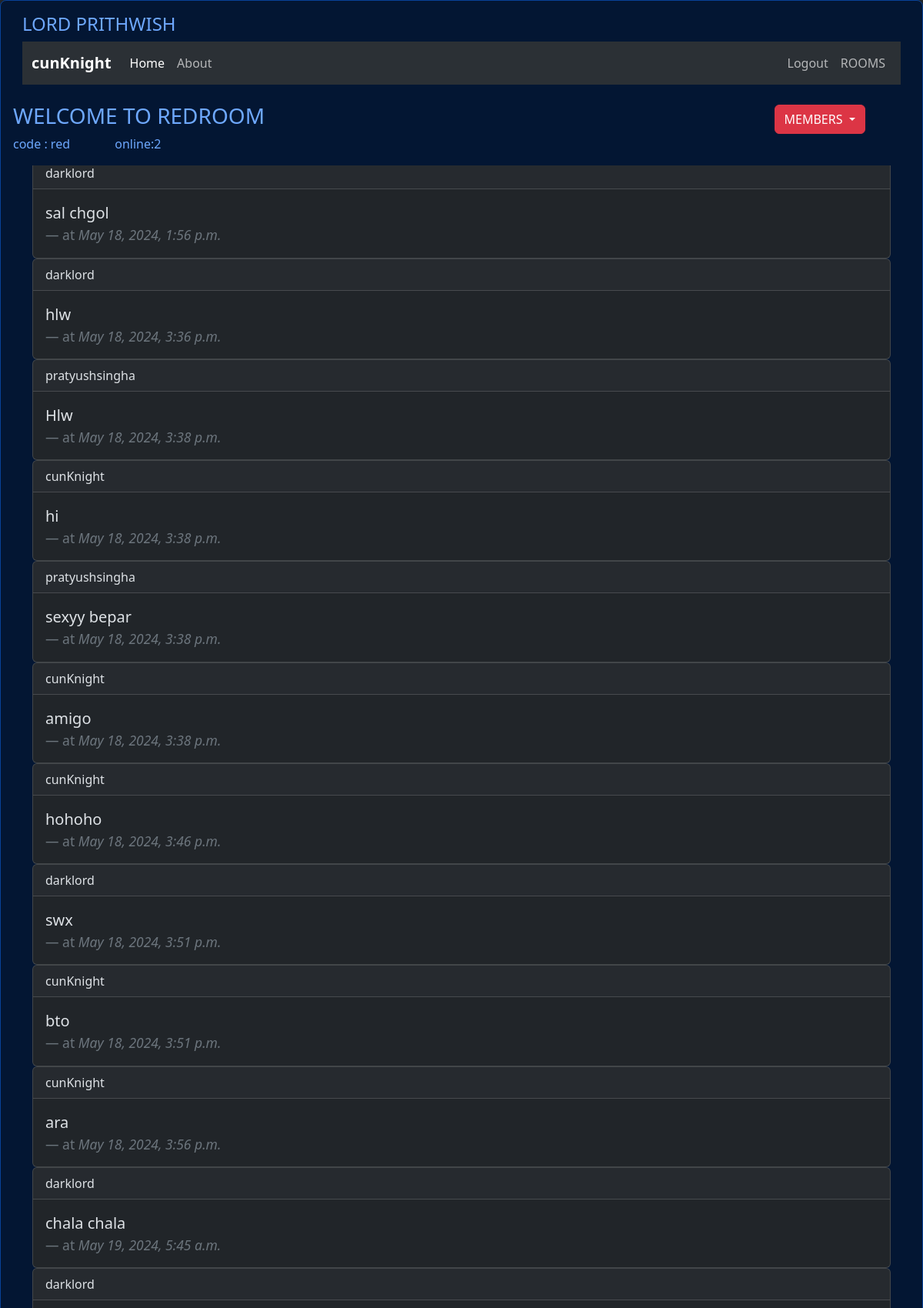
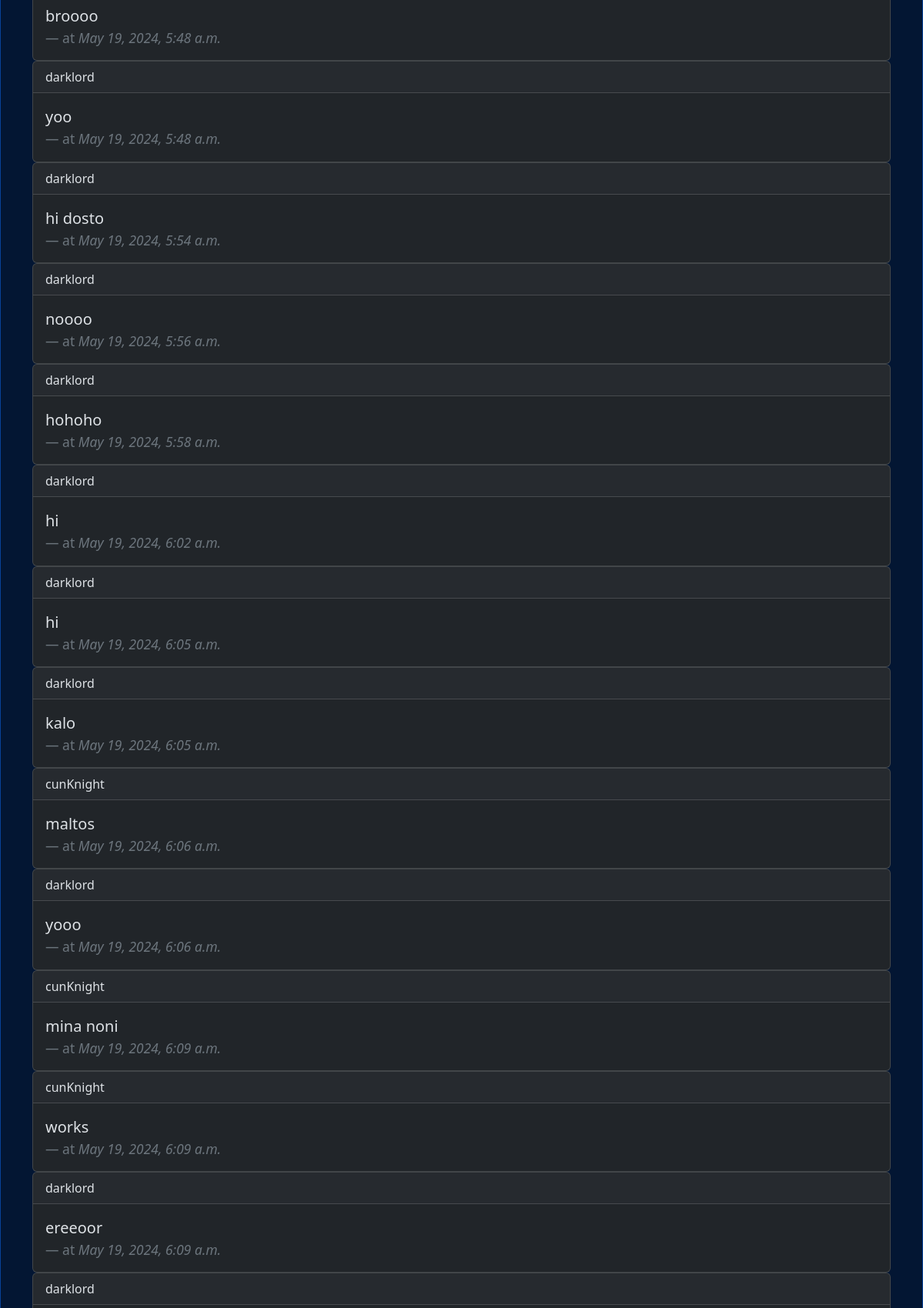
Screenshot of /rooms/red/ (signed in, upper part) with the database file from the repository (2 pictures, top to bottom).
### rooms/models.py (models this page shows, shortened)
class Room(models.Model):
    name = models.CharField(max_length=100)
    slug = models.SlugField(unique=True)

class Message(models.Model):
    room = models.ForeignKey(Room, on_delete=models.CASCADE)
    user = models.ForeignKey(User, on_delete=models.CASCADE)
    content = models.TextField()
    created = models.DateTimeField(auto_now_add=True)
    class Meta:
        ordering = ['created']

### rooms/views.py (the view)
# urls.py: path('',views.rooms, name='calci-room'),
@login_required
def room(request,slug):
    rom = Room.objects.get(slug=slug)
    mess = Message.objects.filter(room=rom)
    mem = Join.objects.filter(room=rom)
    onli = mem.count()
    return render(request, 'rooms/room.html', {'room':rom,'title':rom.name,'messages':mess,'members':mem,'online':onli})

### rooms/templates/rooms/room.html (shortened to what this page needs)
{% extends "calci/base.html" %}
{% load static %}
{% block content %}
<div class="d-flex justify-content-between align-items-center" id="locbase" style="width: 100%;">
    <h3>WELCOME TO {{ room.name }}</h3>
    <div class="btn-group ms-auto" style="right: 5%;">
        <button type="button" class="btn btn-danger dropdown-toggle" data-bs-toggle="dropdown" aria-expanded="false">
            MEMBERS
        </button>
    </div>
</div>
<div class="d-flex" id="locbase">
    <p class="d-flex" style="display: inline;"> code : {{room.slug}}</p>
    <p class="d-flex" style="display: inline; margin-left:5%;"> online:
    <p id="online" class="d-flex" style="display: inline;">{{online}}</p></p>
</div>
<div id="chat-area" class="container overflow-y-auto " style="height: 75%;" >
    {% for message in messages %}
    <div class="card">
        <div class="card-header">{{message.user.username}}</div>
        <div class="card-body">
            <blockquote class="blockquote mb-0">
                <p> {{message.content}}</p>
                <footer class="blockquote-footer">at <cite title="Source Title">{{message.created}}</cite></footer>
            </blockquote>
        </div>
    </div>
    {% endfor %}
</div>
{% endblock content %}

### calci/templates/calci/base.html (shortened to what this page needs)
<!DOCTYPE html>
<html lang="en">
<head>
    <link href="https://cdn.jsdelivr.net/npm/bootstrap@5.3.3/dist/css/bootstrap.min.css" rel="stylesheet"
>
</head>
<body data-bs-theme="dark">
    <div class="p-3 vh-100 text-primary-emphasis bg-primary-subtle border border-primary-subtle rounded-3 " id="base">
        <div class="container-fluid ">
            <h4 >  LORD PRITHWISH </h4>
            <nav class="navbar navbar-expand-lg bg-body-tertiary">
                <div class="container-fluid">
                    <a class="navbar-brand" href="https://github.com/LORDPRITHWISH" target="_blank"><strong>{{request.user.username}}</strong></a>
                        <ul class="navbar-nav me-auto mb-2 mb-lg-0">
                            <li class="nav-item">
                                <a class="nav-link active" aria-current="page" href="{% url 'calci-home' %}">Home</a>
                            </li>
                            <li class="nav-item">
                                <a class="nav-link" href="#">About</a>
                            </li>
                        </ul>
                        <ul class="navbar-nav mb-2 mb-lg-0 d-flex">
                            {% if request.user.is_authenticated %}
                            <li class="nav-item">
                                <a class="nav-link" href="{% url 'logout' %}">Logout</a>
                            </li>
                            <li class="nav-item">
                                <a class="nav-link" href="{% url 'calci-room' %}">ROOMS</a>
                            </li>
                            {% endif %}
                        </ul>
                    </div>
                </div>
            <br>
            {% block content %}{% endblock %}
        </div>
</body>
</html>

### rows the page displays
Room: name "REDROOM", slug "red"
Message: user.username "darklord", content "sal chgol", created "May 18, 2024, 1:56 p.m."
Message: user.username "darklord", content "hlw", created "May 18, 2024, 3:36 p.m."
Message: user.username "pratyushsingha", content "Hlw", created "May 18, 2024, 3:38 p.m."
Message: user.username "cunKnight", content "hi", created "May 18, 2024, 3:38 p.m."
Message: user.username "pratyushsingha", content "sexyy bepar", created "May 18, 2024, 3:38 p.m."
Message: user.username "cunKnight", content "amigo", created "May 18, 2024, 3:38 p.m."
Message: user.username "cunKnight", content "hohoho", created "May 18, 2024, 3:46 p.m."
Message: user.username "darklord", content "swx", created "May 18, 2024, 3:51 p.m."
Message: user.username "cunKnight", content "bto", created "May 18, 2024, 3:51 p.m."
Message: user.username "cunKnight", content "ara", created "May 18, 2024, 3:56 p.m."
Message: user.username "darklord", content "chala chala", created "May 19, 2024, 5:45 a.m."
Message: user.username "darklord", content "broooo", created "May 19, 2024, 5:48 a.m."
Message: user.username "darklord", content "yoo", created "May 19, 2024, 5:48 a.m."
Message: user.username "darklord", content "hi dosto", created "May 19, 2024, 5:54 a.m."
Message: user.username "darklord", content "noooo", created "May 19, 2024, 5:56 a.m."
Message: user.username "darklord", content "hohoho", created "May 19, 2024, 5:58 a.m."
Message: user.username "darklord", content "hi", created "May 19, 2024, 6:02 a.m."
Message: user.username "darklord", content "hi", created "May 19, 2024, 6:05 a.m."
Message: user.username "darklord", content "kalo", created "May 19, 2024, 6:05 a.m."
Message: user.username "cunKnight", content "maltos", created "May 19, 2024, 6:06 a.m."
Message: user.username "darklord", content "yooo", created "May 19, 2024, 6:06 a.m."
Message: user.username "cunKnight", content "mina noni", created "May 19, 2024, 6:09 a.m."
Message: user.username "cunKnight", content "works", created "May 19, 2024, 6:09 a.m."
Message: user.username "darklord", content "ereeoor", created "May 19, 2024, 6:09 a.m."
Message: user.username "darklord"

### other values shown
{{ request.user.username }} "cunKnight"
{{ online }} "2"
